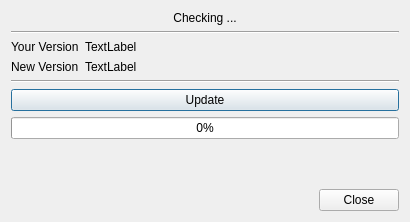
<?xml version="1.0" encoding="UTF-8"?>
<ui version="4.0">
 <class>AutoUpdateDialog</class>
 <widget class="QDialog" name="AutoUpdateDialog">
  <property name="geometry">
   <rect>
    <x>0</x>
    <y>0</y>
    <width>410</width>
    <height>222</height>
   </rect>
  </property>
  <property name="windowTitle">
   <string>Check Update</string>
  </property>
  <layout class="QVBoxLayout" name="verticalLayout">
   <item>
    <widget class="QLabel" name="labelChecking">
     <property name="text">
      <string>Checking ...</string>
     </property>
     <property name="alignment">
      <set>Qt::AlignCenter</set>
     </property>
    </widget>
   </item>
   <item>
    <widget class="Line" name="line">
     <property name="orientation">
      <enum>Qt::Horizontal</enum>
     </property>
    </widget>
   </item>
   <item>
    <layout class="QFormLayout" name="formLayout">
     <property name="topMargin">
      <number>0</number>
     </property>
     <item row="0" column="0">
      <widget class="QLabel" name="labelCV">
       <property name="text">
        <string>Your Version</string>
       </property>
      </widget>
     </item>
     <item row="1" column="0">
      <widget class="QLabel" name="labelNV">
       <property name="text">
        <string>New Version</string>
       </property>
      </widget>
     </item>
     <item row="0" column="1">
      <widget class="QLabel" name="labelCurrentVersion">
       <property name="text">
        <string>TextLabel</string>
       </property>
      </widget>
     </item>
     <item row="1" column="1">
      <widget class="QLabel" name="labelNewVersion">
       <property name="text">
        <string>TextLabel</string>
       </property>
      </widget>
     </item>
    </layout>
   </item>
   <item>
    <widget class="Line" name="line_2">
     <property name="orientation">
      <enum>Qt::Horizontal</enum>
     </property>
    </widget>
   </item>
   <item>
    <widget class="QPushButton" name="pushUpdate">
     <property name="text">
      <string>Update</string>
     </property>
    </widget>
   </item>
   <item>
    <widget class="QProgressBar" name="progressBar">
     <property name="value">
      <number>0</number>
     </property>
    </widget>
   </item>
   <item>
    <spacer name="verticalSpacer">
     <property name="orientation">
      <enum>Qt::Vertical</enum>
     </property>
     <property name="sizeHint" stdset="0">
      <size>
       <width>20</width>
       <height>40</height>
      </size>
     </property>
    </spacer>
   </item>
   <item>
    <layout class="QHBoxLayout" name="horizontalLayout">
     <item>
      <spacer name="horizontalSpacer">
       <property name="orientation">
        <enum>Qt::Horizontal</enum>
       </property>
       <property name="sizeHint" stdset="0">
        <size>
         <width>40</width>
         <height>20</height>
        </size>
       </property>
      </spacer>
     </item>
     <item>
      <widget class="QPushButton" name="pushClose">
       <property name="text">
        <string>Close</string>
       </property>
      </widget>
     </item>
    </layout>
   </item>
  </layout>
 </widget>
 <resources/>
 <connections>
  <connection>
   <sender>pushClose</sender>
   <signal>clicked()</signal>
   <receiver>AutoUpdateDialog</receiver>
   <slot>close()</slot>
   <hints>
    <hint type="sourcelabel">
     <x>359</x>
     <y>199</y>
    </hint>
    <hint type="destinationlabel">
     <x>204</x>
     <y>110</y>
    </hint>
   </hints>
  </connection>
 </connections>
</ui>
